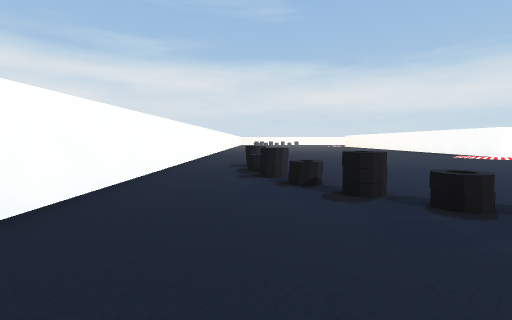
View 1 (above)

24 first-person views from a walk through a 3-D level made in the Unity game engine. The camera is 1.4 m above the floor, tilts 4° down and sees 85° across. The floor is counted in squares, 2 m on a side. Each view is taken from the middle of a square. On the plan, view 1 faces up. The plan holds only what a view shows up to about 9 squares ahead; the rest is blank. The place goes on beyond the plan. The player is left out. Some surface patterns are stand-ins.

View 2
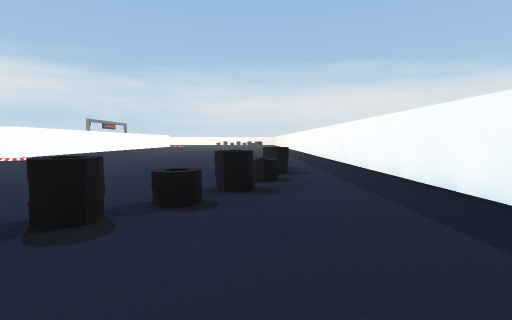

View 3
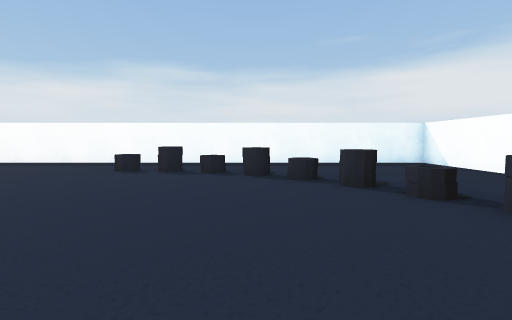

View 4
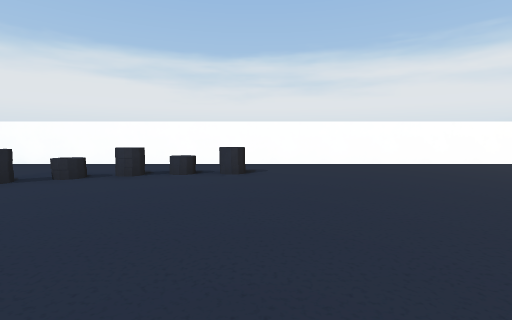

View 5
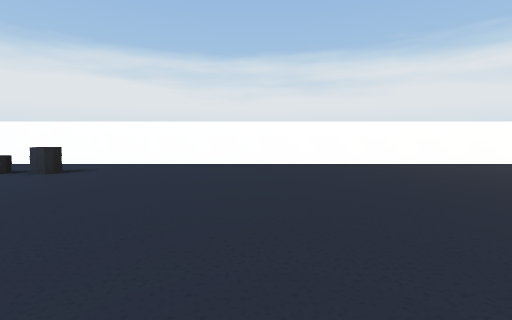

View 6
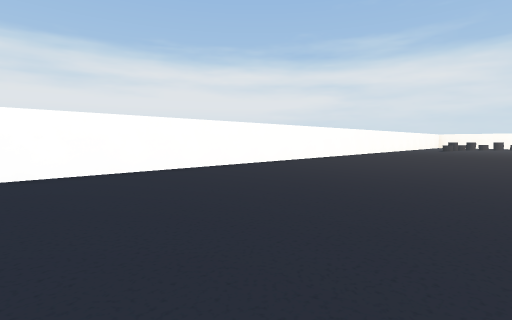

View 7
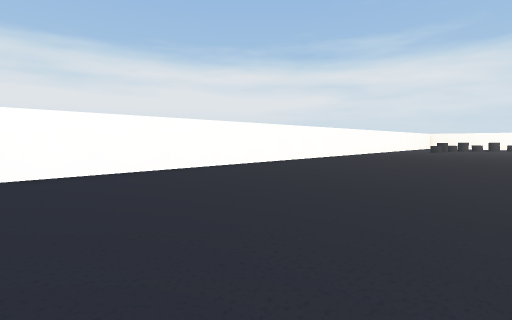

View 8
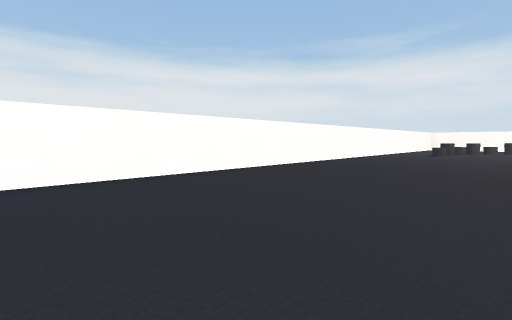

View 9
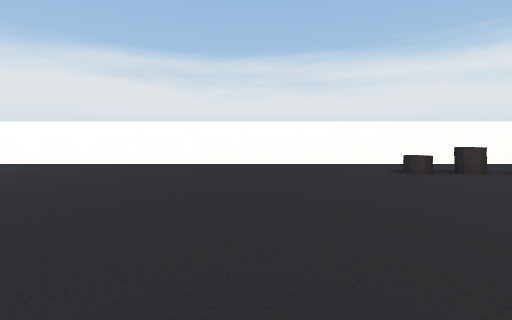

View 10
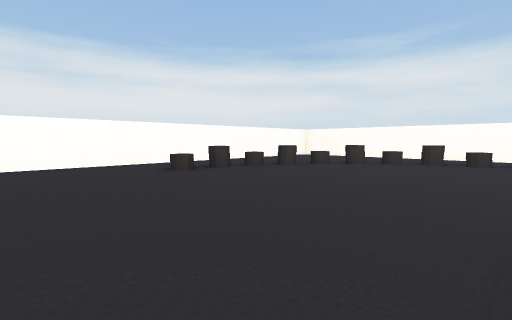

View 11
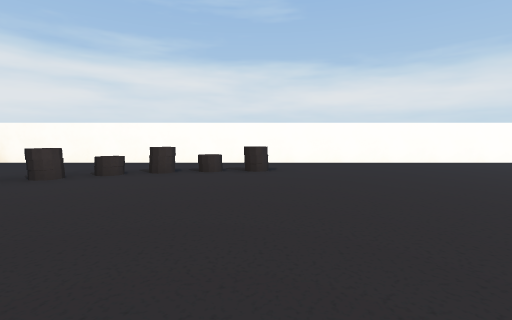

View 12
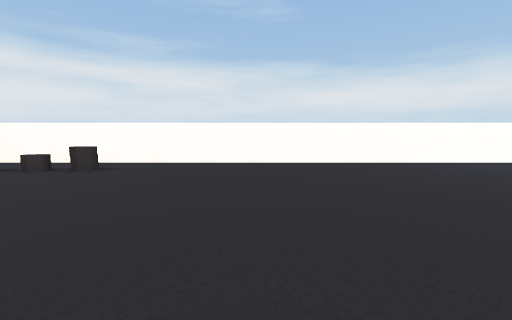

View 13
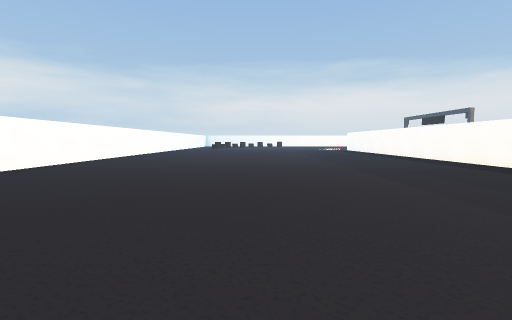

View 14
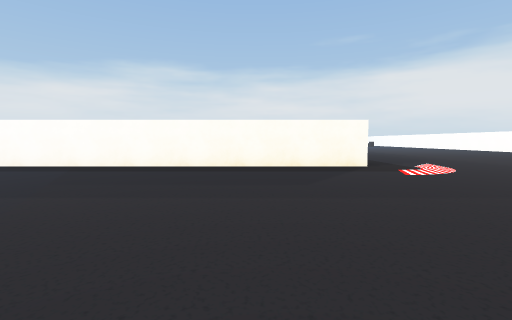

View 15
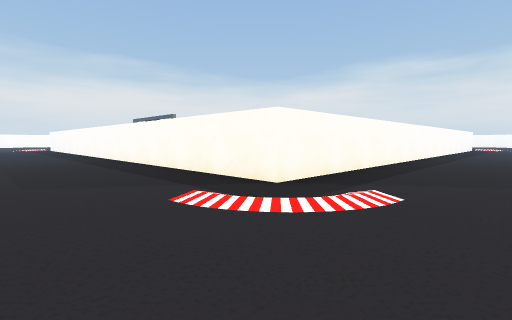

View 16
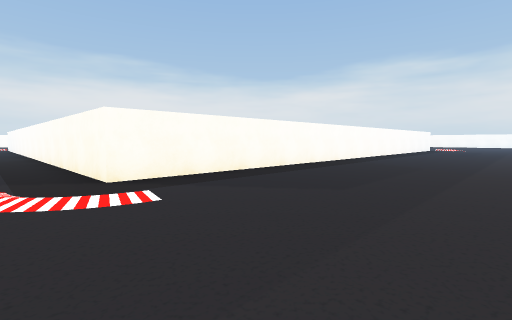

View 17
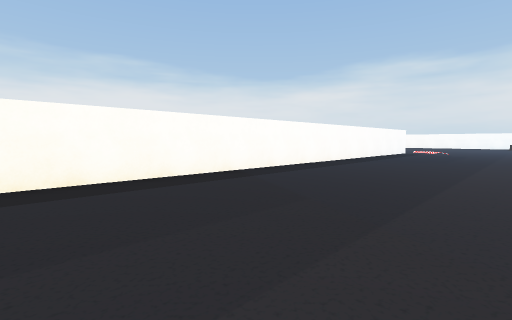

View 18
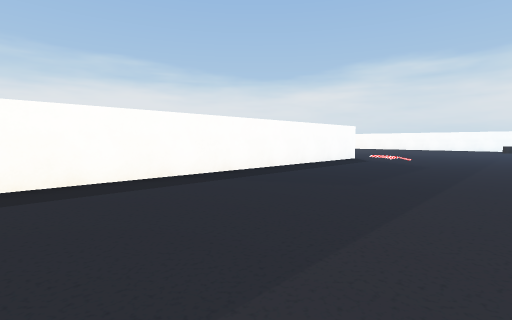

View 19
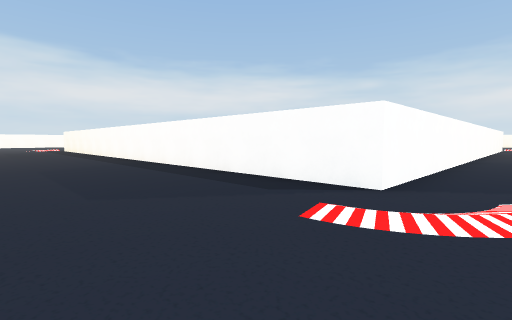

View 20
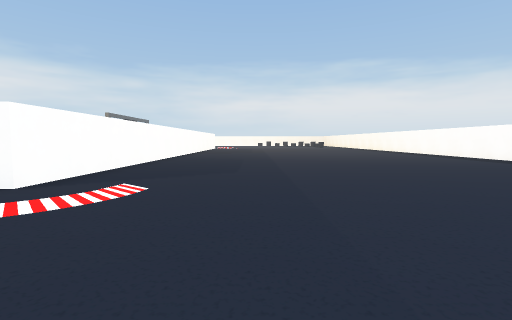

View 21
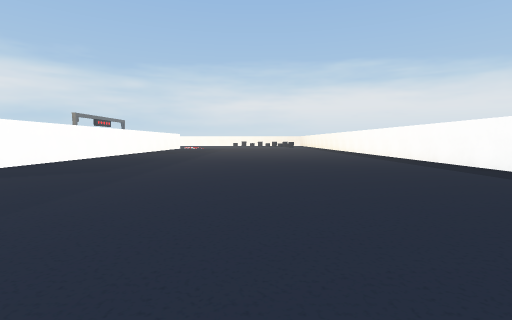

View 22
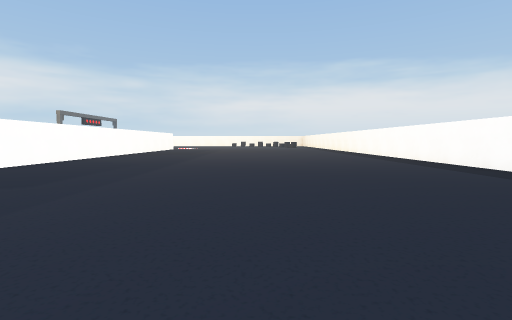

View 23
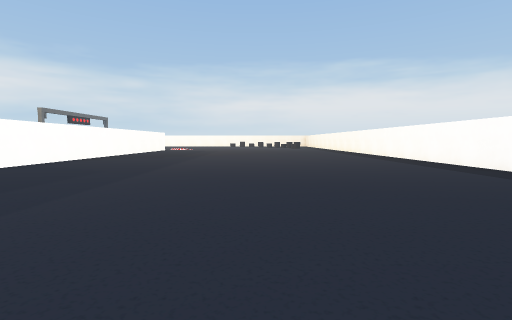

View 24
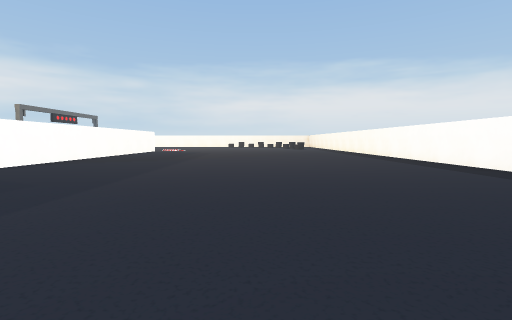

### Floor plan
Key: @ floor where view 1 was taken; # wall or solid block; x gap in a wall; . floor; / step, stairs or slope; = window, fence, low wall or low ledge; ^ raised ledge.
Columns run from 3 left of view 1 to 21 right of it. Each row starts with its distance up from view 1.
 44  ######################
 43   .....................
 42    ....................
 41    ...=^x=.............
 40 #   .#.................
 39 #. .=..................
 38 #...#..................
 37 #..#...................
 36 #..x...................
 35 #..=...................
 34 #......................
 33 #...........//.........
 32 #......................
 31 #............###########
 30 #............#
 29 #...... .....#
 28 #...... .....#
 27 #...... .....#
 26 #............#
 25 #............#
 24 #............#
 23 #............#
 22 #............#
 21 #............#
 20 #............#
 19 #............#
 18 #............#
 17 #............#
 16 #............#
 15 #............#
 14 #............#
 13 #............#
 12 #............############
 11 #........................
 10 #...........//...........
  9 #........................
  8 #........................
  7 #..=.....................
  6 #..#.....................
  5 #........................
  4 #...=....................
  3 #...##...................
  2 #.....==#................
  1 #.......#=...............
  0 #..@.....................
 -1 #########################

Where each view was taken, in squares from view 1:
view 1: 0 up, 0 right, facing up
view 2: 2 up, 1 left, facing right
view 3: 8 up, 3 right, facing down
view 4: 8 up, 6 right, facing left
view 5: 12 up, 6 right, facing left
view 6: 14 up, 4 right, facing up-left
view 7: 17 up, 4 right, facing up-left
view 8: 21 up, 3 right, facing up-left
view 9: 32 up, 6 right, facing left
view 10: 32 up, 6 right, facing up-left
view 11: 35 up, 6 right, facing up
view 12: 35 up, 10 right, facing up
view 13: 38 up, 10 right, facing right
view 14: 39 up, 13 right, facing down
view 15: 35 up, 7 right, facing down-right
view 16: 33 up, 5 right, facing down-right
view 17: 28 up, 5 right, facing down-right
view 18: 22 up, 5 right, facing down-right
view 19: 10 up, 6 right, facing up-right
view 20: 8 up, 6 right, facing right
view 21: 5 up, 6 right, facing right
view 22: 5 up, 8 right, facing right
view 23: 5 up, 10 right, facing right
view 24: 5 up, 12 right, facing right
